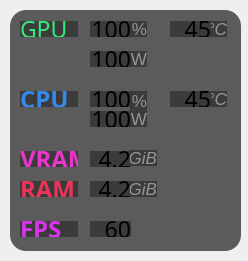
<?xml version="1.0" encoding="UTF-8"?>
<ui version="4.0">
 <class>Widget</class>
 <widget class="QWidget" name="Widget">
  <property name="geometry">
   <rect>
    <x>0</x>
    <y>0</y>
    <width>248</width>
    <height>261</height>
   </rect>
  </property>
  <property name="styleSheet">
   <string notr="true"/>
  </property>
  <widget class="QFrame" name="frame">
   <property name="geometry">
    <rect>
     <x>10</x>
     <y>10</y>
     <width>231</width>
     <height>241</height>
    </rect>
   </property>
   <property name="styleSheet">
    <string notr="true">border-radius: 16px;
background:rgba(50, 50, 50, 200);
</string>
   </property>
   <property name="frameShape">
    <enum>QFrame::StyledPanel</enum>
   </property>
   <property name="frameShadow">
    <enum>QFrame::Raised</enum>
   </property>
   <widget class="QLabel" name="gpu_load">
    <property name="geometry">
     <rect>
      <x>80</x>
      <y>11</y>
      <width>41</width>
      <height>16</height>
     </rect>
    </property>
    <property name="font">
     <font>
      <family>Arial Black</family>
      <pointsize>17</pointsize>
     </font>
    </property>
    <property name="styleSheet">
     <string notr="true">background-color: argb(0, 0, 0, 0);</string>
    </property>
    <property name="text">
     <string>100</string>
    </property>
    <property name="alignment">
     <set>Qt::AlignRight|Qt::AlignTrailing|Qt::AlignVCenter</set>
    </property>
   </widget>
   <widget class="QLabel" name="gpu_tdp">
    <property name="geometry">
     <rect>
      <x>80</x>
      <y>41</y>
      <width>41</width>
      <height>16</height>
     </rect>
    </property>
    <property name="font">
     <font>
      <family>Arial Black</family>
      <pointsize>17</pointsize>
     </font>
    </property>
    <property name="styleSheet">
     <string notr="true">background-color: argb(0, 0, 0, 0);</string>
    </property>
    <property name="text">
     <string>100</string>
    </property>
    <property name="alignment">
     <set>Qt::AlignRight|Qt::AlignTrailing|Qt::AlignVCenter</set>
    </property>
   </widget>
   <widget class="QLabel" name="gpu">
    <property name="geometry">
     <rect>
      <x>10</x>
      <y>11</y>
      <width>58</width>
      <height>16</height>
     </rect>
    </property>
    <property name="font">
     <font>
      <family>Arial Black</family>
      <pointsize>17</pointsize>
     </font>
    </property>
    <property name="styleSheet">
     <string notr="true">color: rgb(52, 235, 122);
background-color: argb(0, 0, 0, 0);</string>
    </property>
    <property name="text">
     <string>GPU</string>
    </property>
   </widget>
   <widget class="QLabel" name="gpu_tdp_unit">
    <property name="geometry">
     <rect>
      <x>120</x>
      <y>41</y>
      <width>17</width>
      <height>16</height>
     </rect>
    </property>
    <property name="font">
     <font>
      <family>Arial</family>
      <pointsize>13</pointsize>
     </font>
    </property>
    <property name="styleSheet">
     <string notr="true">background-color: argb(0, 0, 0, 0);
color: rgb(150,150,150);</string>
    </property>
    <property name="text">
     <string>W</string>
    </property>
    <property name="alignment">
     <set>Qt::AlignRight|Qt::AlignTrailing|Qt::AlignVCenter</set>
    </property>
   </widget>
   <widget class="QLabel" name="cpu_temp_unit">
    <property name="geometry">
     <rect>
      <x>200</x>
      <y>81</y>
      <width>17</width>
      <height>16</height>
     </rect>
    </property>
    <property name="font">
     <font>
      <family>Arial</family>
      <pointsize>13</pointsize>
      <italic>true</italic>
     </font>
    </property>
    <property name="styleSheet">
     <string notr="true">background-color: argb(0, 0, 0, 0);
color: rgb(150,150,150);</string>
    </property>
    <property name="text">
     <string>°C</string>
    </property>
    <property name="alignment">
     <set>Qt::AlignRight|Qt::AlignTrailing|Qt::AlignVCenter</set>
    </property>
   </widget>
   <widget class="QLabel" name="fps">
    <property name="geometry">
     <rect>
      <x>10</x>
      <y>211</y>
      <width>58</width>
      <height>16</height>
     </rect>
    </property>
    <property name="font">
     <font>
      <family>Arial Black</family>
      <pointsize>18</pointsize>
      <bold>true</bold>
     </font>
    </property>
    <property name="autoFillBackground">
     <bool>false</bool>
    </property>
    <property name="styleSheet">
     <string notr="true">color: rgb(217, 52, 235);
background-color: argb(0, 0, 0, 0);</string>
    </property>
    <property name="text">
     <string>FPS</string>
    </property>
   </widget>
   <widget class="QLabel" name="gpu_temp_unit">
    <property name="geometry">
     <rect>
      <x>200</x>
      <y>11</y>
      <width>17</width>
      <height>16</height>
     </rect>
    </property>
    <property name="font">
     <font>
      <family>Arial</family>
      <pointsize>13</pointsize>
      <italic>true</italic>
     </font>
    </property>
    <property name="styleSheet">
     <string notr="true">background-color: argb(0, 0, 0, 0);
color: rgb(150,150,150);</string>
    </property>
    <property name="text">
     <string>°C</string>
    </property>
    <property name="alignment">
     <set>Qt::AlignRight|Qt::AlignTrailing|Qt::AlignVCenter</set>
    </property>
   </widget>
   <widget class="QLabel" name="cpu_load_unit">
    <property name="geometry">
     <rect>
      <x>120</x>
      <y>81</y>
      <width>17</width>
      <height>20</height>
     </rect>
    </property>
    <property name="font">
     <font>
      <family>Arial</family>
      <pointsize>13</pointsize>
     </font>
    </property>
    <property name="styleSheet">
     <string notr="true">background-color: argb(0, 0, 0, 0);
color: rgb(150,150,150);</string>
    </property>
    <property name="text">
     <string>%</string>
    </property>
    <property name="alignment">
     <set>Qt::AlignRight|Qt::AlignTrailing|Qt::AlignVCenter</set>
    </property>
   </widget>
   <widget class="QLabel" name="gpu_temp">
    <property name="geometry">
     <rect>
      <x>160</x>
      <y>11</y>
      <width>41</width>
      <height>16</height>
     </rect>
    </property>
    <property name="font">
     <font>
      <family>Arial Black</family>
      <pointsize>17</pointsize>
     </font>
    </property>
    <property name="styleSheet">
     <string notr="true">background-color: argb(0, 0, 0, 0);</string>
    </property>
    <property name="text">
     <string>45</string>
    </property>
    <property name="alignment">
     <set>Qt::AlignRight|Qt::AlignTrailing|Qt::AlignVCenter</set>
    </property>
   </widget>
   <widget class="QLabel" name="ram_used">
    <property name="geometry">
     <rect>
      <x>80</x>
      <y>171</y>
      <width>41</width>
      <height>16</height>
     </rect>
    </property>
    <property name="font">
     <font>
      <family>Arial Black</family>
      <pointsize>17</pointsize>
     </font>
    </property>
    <property name="styleSheet">
     <string notr="true">background-color: argb(0, 0, 0, 0);</string>
    </property>
    <property name="text">
     <string>4.2</string>
    </property>
    <property name="alignment">
     <set>Qt::AlignRight|Qt::AlignTrailing|Qt::AlignVCenter</set>
    </property>
   </widget>
   <widget class="QLabel" name="gpu_load_unit">
    <property name="geometry">
     <rect>
      <x>120</x>
      <y>11</y>
      <width>17</width>
      <height>16</height>
     </rect>
    </property>
    <property name="font">
     <font>
      <family>Arial</family>
      <pointsize>13</pointsize>
     </font>
    </property>
    <property name="styleSheet">
     <string notr="true">background-color: argb(0, 0, 0, 0);
color: rgb(150,150,150);</string>
    </property>
    <property name="text">
     <string>%</string>
    </property>
    <property name="alignment">
     <set>Qt::AlignRight|Qt::AlignTrailing|Qt::AlignVCenter</set>
    </property>
   </widget>
   <widget class="QLabel" name="cpu_temp">
    <property name="geometry">
     <rect>
      <x>160</x>
      <y>81</y>
      <width>41</width>
      <height>16</height>
     </rect>
    </property>
    <property name="font">
     <font>
      <family>Arial Black</family>
      <pointsize>17</pointsize>
     </font>
    </property>
    <property name="styleSheet">
     <string notr="true">background-color: argb(0, 0, 0, 0);</string>
    </property>
    <property name="text">
     <string>45</string>
    </property>
    <property name="alignment">
     <set>Qt::AlignRight|Qt::AlignTrailing|Qt::AlignVCenter</set>
    </property>
   </widget>
   <widget class="QLabel" name="cpu">
    <property name="geometry">
     <rect>
      <x>10</x>
      <y>81</y>
      <width>58</width>
      <height>16</height>
     </rect>
    </property>
    <property name="font">
     <font>
      <family>Arial Black</family>
      <pointsize>18</pointsize>
      <bold>true</bold>
     </font>
    </property>
    <property name="autoFillBackground">
     <bool>false</bool>
    </property>
    <property name="styleSheet">
     <string notr="true">color: rgb(52, 137, 235);
background-color: argb(0, 0, 0, 0);</string>
    </property>
    <property name="text">
     <string>CPU</string>
    </property>
   </widget>
   <widget class="QLabel" name="cpu_tdp_unit">
    <property name="geometry">
     <rect>
      <x>120</x>
      <y>101</y>
      <width>17</width>
      <height>16</height>
     </rect>
    </property>
    <property name="font">
     <font>
      <family>Arial</family>
      <pointsize>13</pointsize>
     </font>
    </property>
    <property name="styleSheet">
     <string notr="true">background-color: argb(0, 0, 0, 0);
color: rgb(150,150,150);</string>
    </property>
    <property name="text">
     <string>W</string>
    </property>
    <property name="alignment">
     <set>Qt::AlignRight|Qt::AlignTrailing|Qt::AlignVCenter</set>
    </property>
   </widget>
   <widget class="QLabel" name="ram">
    <property name="geometry">
     <rect>
      <x>10</x>
      <y>171</y>
      <width>58</width>
      <height>16</height>
     </rect>
    </property>
    <property name="font">
     <font>
      <family>Arial Black</family>
      <pointsize>18</pointsize>
      <bold>true</bold>
     </font>
    </property>
    <property name="autoFillBackground">
     <bool>false</bool>
    </property>
    <property name="styleSheet">
     <string notr="true">color: rgb(235, 52, 88);
background-color: argb(0, 0, 0, 0);</string>
    </property>
    <property name="text">
     <string>RAM</string>
    </property>
   </widget>
   <widget class="QLabel" name="vram_unit_2">
    <property name="geometry">
     <rect>
      <x>120</x>
      <y>171</y>
      <width>27</width>
      <height>16</height>
     </rect>
    </property>
    <property name="font">
     <font>
      <family>Arial</family>
      <pointsize>13</pointsize>
      <italic>true</italic>
      <bold>false</bold>
     </font>
    </property>
    <property name="styleSheet">
     <string notr="true">background-color: argb(0, 0, 0, 0);
color: rgb(150,150,150);</string>
    </property>
    <property name="text">
     <string>GiB</string>
    </property>
    <property name="alignment">
     <set>Qt::AlignRight|Qt::AlignTrailing|Qt::AlignVCenter</set>
    </property>
   </widget>
   <widget class="QLabel" name="cpu_load">
    <property name="geometry">
     <rect>
      <x>80</x>
      <y>81</y>
      <width>41</width>
      <height>16</height>
     </rect>
    </property>
    <property name="font">
     <font>
      <family>Arial Black</family>
      <pointsize>17</pointsize>
     </font>
    </property>
    <property name="styleSheet">
     <string notr="true">background-color: argb(0, 0, 0, 0);</string>
    </property>
    <property name="text">
     <string>100</string>
    </property>
    <property name="alignment">
     <set>Qt::AlignRight|Qt::AlignTrailing|Qt::AlignVCenter</set>
    </property>
   </widget>
   <widget class="QLabel" name="cpu_tdp">
    <property name="geometry">
     <rect>
      <x>80</x>
      <y>101</y>
      <width>41</width>
      <height>16</height>
     </rect>
    </property>
    <property name="font">
     <font>
      <family>Arial Black</family>
      <pointsize>17</pointsize>
     </font>
    </property>
    <property name="styleSheet">
     <string notr="true">background-color: argb(0, 0, 0, 0);</string>
    </property>
    <property name="text">
     <string>100</string>
    </property>
    <property name="alignment">
     <set>Qt::AlignRight|Qt::AlignTrailing|Qt::AlignVCenter</set>
    </property>
   </widget>
   <widget class="QLabel" name="vram_used">
    <property name="geometry">
     <rect>
      <x>80</x>
      <y>141</y>
      <width>41</width>
      <height>16</height>
     </rect>
    </property>
    <property name="font">
     <font>
      <family>Arial Black</family>
      <pointsize>17</pointsize>
     </font>
    </property>
    <property name="styleSheet">
     <string notr="true">background-color: argb(0, 0, 0, 0);</string>
    </property>
    <property name="text">
     <string>4.2</string>
    </property>
    <property name="alignment">
     <set>Qt::AlignRight|Qt::AlignTrailing|Qt::AlignVCenter</set>
    </property>
   </widget>
   <widget class="QLabel" name="fps_value">
    <property name="geometry">
     <rect>
      <x>80</x>
      <y>211</y>
      <width>41</width>
      <height>16</height>
     </rect>
    </property>
    <property name="font">
     <font>
      <family>Arial Black</family>
      <pointsize>17</pointsize>
     </font>
    </property>
    <property name="styleSheet">
     <string notr="true">background-color: argb(0, 0, 0, 0);</string>
    </property>
    <property name="text">
     <string>60</string>
    </property>
    <property name="alignment">
     <set>Qt::AlignRight|Qt::AlignTrailing|Qt::AlignVCenter</set>
    </property>
   </widget>
   <widget class="QLabel" name="vram">
    <property name="geometry">
     <rect>
      <x>10</x>
      <y>141</y>
      <width>58</width>
      <height>16</height>
     </rect>
    </property>
    <property name="font">
     <font>
      <family>Arial Black</family>
      <pointsize>18</pointsize>
      <bold>true</bold>
     </font>
    </property>
    <property name="autoFillBackground">
     <bool>false</bool>
    </property>
    <property name="styleSheet">
     <string notr="true">color: rgb(235, 52, 204);
background-color: argb(0, 0, 0, 0);</string>
    </property>
    <property name="text">
     <string>VRAM</string>
    </property>
   </widget>
   <widget class="QLabel" name="vram_unit">
    <property name="geometry">
     <rect>
      <x>120</x>
      <y>140</y>
      <width>27</width>
      <height>16</height>
     </rect>
    </property>
    <property name="font">
     <font>
      <family>Arial</family>
      <pointsize>13</pointsize>
      <italic>true</italic>
      <bold>false</bold>
     </font>
    </property>
    <property name="styleSheet">
     <string notr="true">background-color: argb(0, 0, 0, 0);
color: rgb(150,150,150);</string>
    </property>
    <property name="text">
     <string>GiB</string>
    </property>
    <property name="alignment">
     <set>Qt::AlignRight|Qt::AlignTrailing|Qt::AlignVCenter</set>
    </property>
   </widget>
  </widget>
 </widget>
 <resources/>
 <connections/>
</ui>
